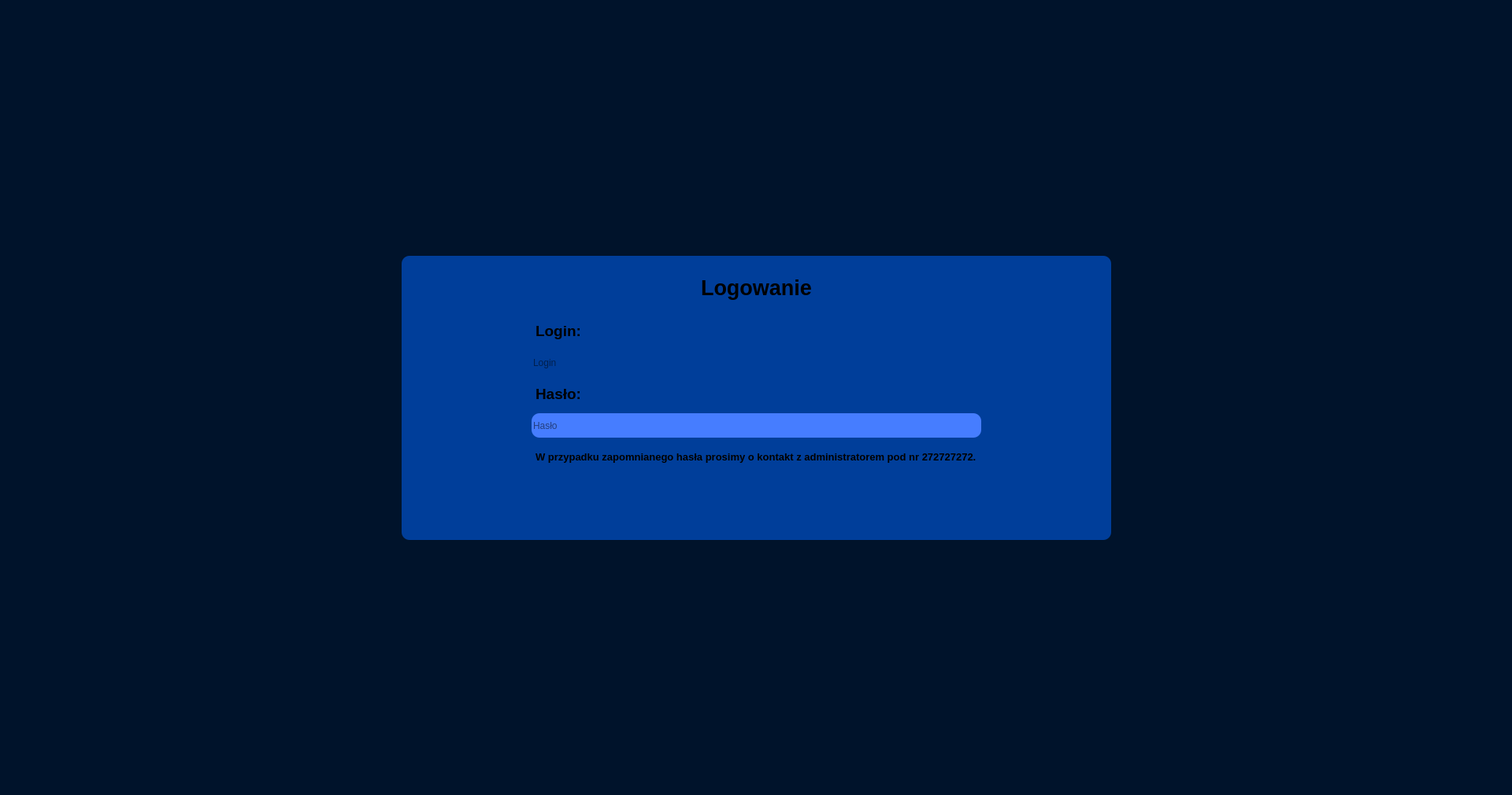
<?xml version="1.0" encoding="UTF-8"?>
<ui version="4.0">
 <class>MainWindow</class>
 <widget class="QMainWindow" name="MainWindow">
  <property name="geometry">
   <rect>
    <x>0</x>
    <y>0</y>
    <width>1920</width>
    <height>1010</height>
   </rect>
  </property>
  <property name="minimumSize">
   <size>
    <width>800</width>
    <height>600</height>
   </size>
  </property>
  <property name="windowTitle">
   <string>MainWindow</string>
  </property>
  <property name="layoutDirection">
   <enum>Qt::LayoutDirection::LeftToRight</enum>
  </property>
  <property name="styleSheet">
   <string notr="true">background-color: rgb(0, 19, 43);</string>
  </property>
  <widget class="QWidget" name="centralwidget">
   <widget class="QFrame" name="frame_5">
    <property name="geometry">
     <rect>
      <x>510</x>
      <y>325</y>
      <width>901</width>
      <height>361</height>
     </rect>
    </property>
    <property name="styleSheet">
     <string notr="true">background-color: rgb(0, 62, 154);
border-radius: 10px;</string>
    </property>
    <property name="frameShape">
     <enum>QFrame::Shape::StyledPanel</enum>
    </property>
    <property name="frameShadow">
     <enum>QFrame::Shadow::Raised</enum>
    </property>
    <widget class="QLabel" name="label_3">
     <property name="geometry">
      <rect>
       <x>20</x>
       <y>20</y>
       <width>861</width>
       <height>41</height>
      </rect>
     </property>
     <property name="font">
      <font>
       <pointsize>20</pointsize>
       <bold>true</bold>
      </font>
     </property>
     <property name="layoutDirection">
      <enum>Qt::LayoutDirection::LeftToRight</enum>
     </property>
     <property name="styleSheet">
      <string notr="true">background-color: rgb(0, 62, 154);</string>
     </property>
     <property name="text">
      <string>Logowanie</string>
     </property>
     <property name="textFormat">
      <enum>Qt::TextFormat::RichText</enum>
     </property>
     <property name="alignment">
      <set>Qt::AlignmentFlag::AlignCenter</set>
     </property>
    </widget>
    <widget class="QLabel" name="label_4">
     <property name="geometry">
      <rect>
       <x>170</x>
       <y>80</y>
       <width>581</width>
       <height>31</height>
      </rect>
     </property>
     <property name="font">
      <font>
       <pointsize>14</pointsize>
       <bold>true</bold>
      </font>
     </property>
     <property name="layoutDirection">
      <enum>Qt::LayoutDirection::LeftToRight</enum>
     </property>
     <property name="styleSheet">
      <string notr="true">background-color: rgb(0, 62, 154);</string>
     </property>
     <property name="text">
      <string>Login:</string>
     </property>
     <property name="textFormat">
      <enum>Qt::TextFormat::RichText</enum>
     </property>
     <property name="alignment">
      <set>Qt::AlignmentFlag::AlignLeading|Qt::AlignmentFlag::AlignLeft|Qt::AlignmentFlag::AlignVCenter</set>
     </property>
    </widget>
    <widget class="QLabel" name="label_5">
     <property name="geometry">
      <rect>
       <x>170</x>
       <y>160</y>
       <width>591</width>
       <height>31</height>
      </rect>
     </property>
     <property name="font">
      <font>
       <pointsize>14</pointsize>
       <bold>true</bold>
      </font>
     </property>
     <property name="layoutDirection">
      <enum>Qt::LayoutDirection::LeftToRight</enum>
     </property>
     <property name="styleSheet">
      <string notr="true">background-color: rgb(0, 62, 154);</string>
     </property>
     <property name="text">
      <string>Hasło:</string>
     </property>
     <property name="textFormat">
      <enum>Qt::TextFormat::RichText</enum>
     </property>
     <property name="alignment">
      <set>Qt::AlignmentFlag::AlignLeading|Qt::AlignmentFlag::AlignLeft|Qt::AlignmentFlag::AlignVCenter</set>
     </property>
    </widget>
    <widget class="QLabel" name="label_6">
     <property name="geometry">
      <rect>
       <x>170</x>
       <y>240</y>
       <width>581</width>
       <height>31</height>
      </rect>
     </property>
     <property name="font">
      <font>
       <pointsize>10</pointsize>
       <bold>true</bold>
      </font>
     </property>
     <property name="layoutDirection">
      <enum>Qt::LayoutDirection::LeftToRight</enum>
     </property>
     <property name="styleSheet">
      <string notr="true">background-color: rgb(0, 62, 154);</string>
     </property>
     <property name="text">
      <string> W przypadku zapomnianego hasła prosimy o kontakt z administratorem pod nr 272727272.</string>
     </property>
     <property name="textFormat">
      <enum>Qt::TextFormat::RichText</enum>
     </property>
     <property name="alignment">
      <set>Qt::AlignmentFlag::AlignLeading|Qt::AlignmentFlag::AlignLeft|Qt::AlignmentFlag::AlignVCenter</set>
     </property>
    </widget>
    <widget class="QLineEdit" name="lineEdit">
     <property name="geometry">
      <rect>
       <x>165</x>
       <y>120</y>
       <width>571</width>
       <height>31</height>
      </rect>
     </property>
     <property name="styleSheet">
      <string notr="true">background-color: rgb(70, 125, 255);
placeholder {
	color: rgb(1, 37, 85) ;
}
focus {
background-color: white;
color:black;
}</string>
     </property>
     <property name="placeholderText">
      <string>Login</string>
     </property>
    </widget>
    <widget class="QLineEdit" name="lineEdit_2">
     <property name="geometry">
      <rect>
       <x>165</x>
       <y>200</y>
       <width>571</width>
       <height>31</height>
      </rect>
     </property>
     <property name="styleSheet">
      <string notr="true">background-color: rgb(70, 125, 255)</string>
     </property>
     <property name="placeholderText">
      <string>Hasło</string>
     </property>
    </widget>
   </widget>
  </widget>
  <widget class="QStatusBar" name="statusbar"/>
 </widget>
 <resources/>
 <connections/>
</ui>
